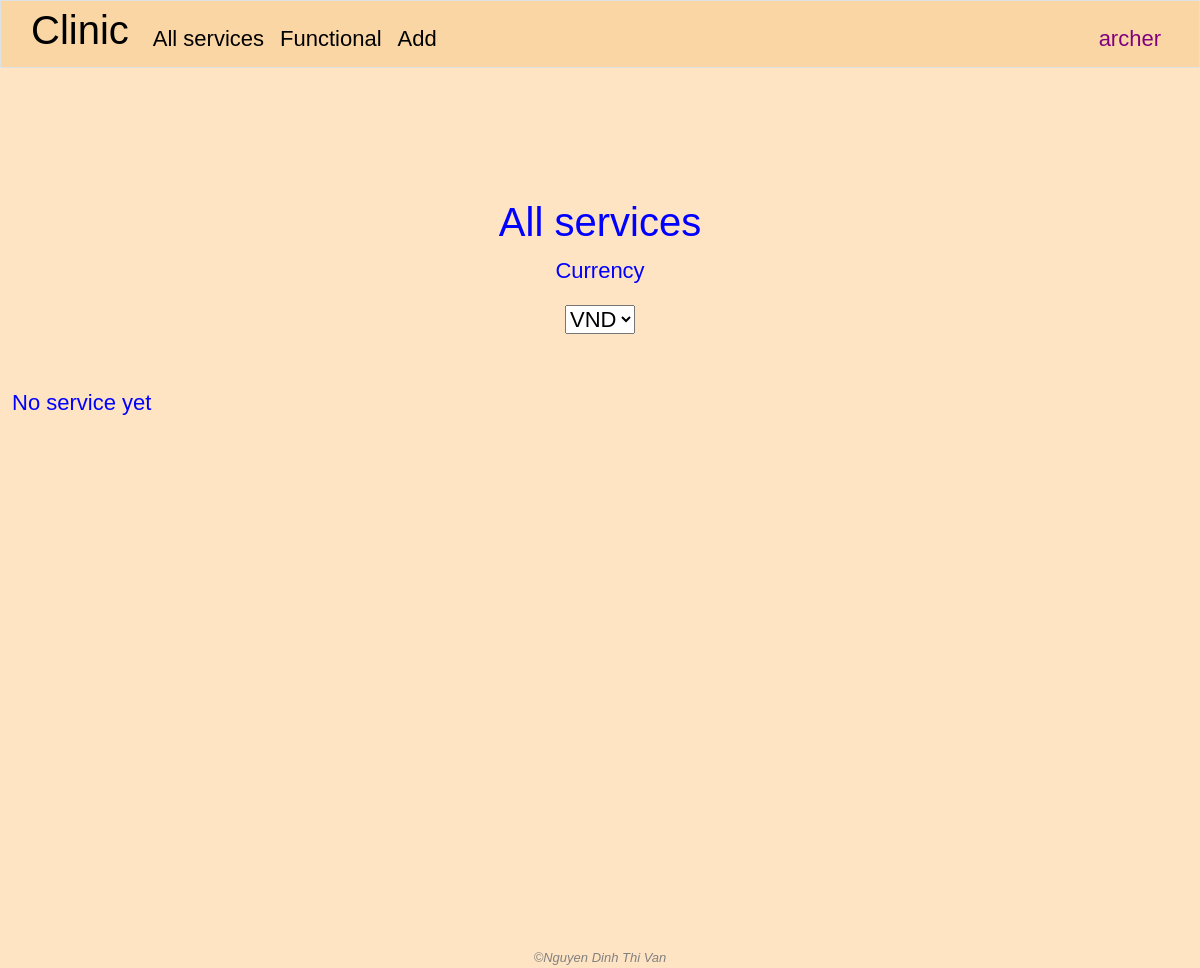
Page / (signed in) on the earlier database version.
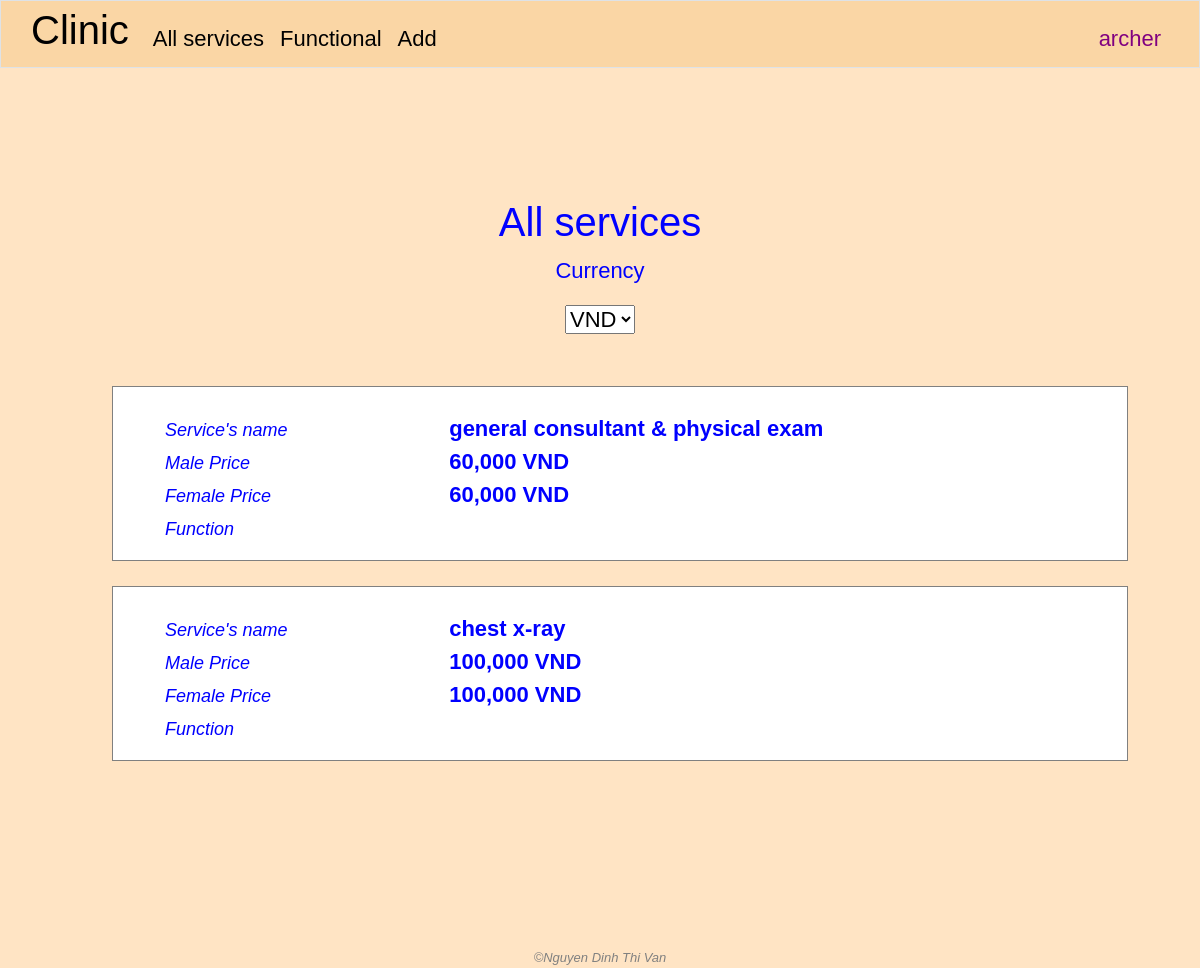
Same page on the later database version.
### clinic/models.py (models this page shows, shortened)
class Service(models.Model):
    name = models.CharField(max_length=255)
    benefit = models.TextField(blank=True)
    male_price = models.IntegerField(blank=True, null=True)
    female_price = models.IntegerField(blank=True, null=True)

### clinic/views.py (the view)
# urls.py: path('', views.index, name='index'),
@login_required
def index(request):
    yay_message = request.session.get('yay_message', '')
    nay_message = request.session.get('nay_message', '')
    request.session['yay_message'] = ''
    request.session['nay_message'] = ''
    services = Service.objects.all()
    return render(request, "clinic/index.html", {
        "yay_message": yay_message,
        "nay_message": nay_message,
        "services": services
    })

### clinic/templates/clinic/index.html (shortened to what this page needs)
{% extends "clinic/layout.html" %}
{% load static %}
{% load humanize %}
{% block main %}
    <h1 class="text-center">All services</h1>
    <div class="text-center">
        <p>Currency</p>
        <select id="currency">
            <option selected value="VND">VND</option>
        </select>
    </div>
    <div class="container" id="services-container">
        {% for service in services %}
            <div class="service-info my-service-info">
                <div class="field-name">
                    <ul class="no-bullet">
                        <li><i class="i-left">Service's name</i></li>
                        <li><i class="i-left">Male Price</i></li>
                        <li><i class="i-left">Female Price</i></li>
                        <li><i class="i-left">Function</i></li>
                    </ul>
                </div>
                <div class="field-value">
                    <ul class="no-bullet">
                        <li><strong><a>{{ service.name }}</a></strong></li>
                        <li>
                                {% if service.male_price == None %}
                                    <strong>N/A</strong>
                                {% else %}
                                    <strong class="price" data-price="{{ service.male_price }}">{{ service.male_price|intcomma }}</strong> <strong class="price-currency">VND</strong>
                                {% endif %}
                        </li>
                        <li>
                                {% if service.female_price == None %}
                                    <strong>N/A</strong>
                                {% else %}
                                    <strong class="price" data-price="{{ service.female_price }}">{{ service.female_price|intcomma }}</strong> <strong class="price-currency">VND</strong>
                                {% endif %}
                        </li>
                    </ul>
                </div>
            </div>
        {% empty %}
            <p>No service yet</p>
        {% endfor %}
    </div>
{% endblock %}

Differences in the rows shown:
added Service: name "general consultant & physical exam", male_price "60,000", female_price "60,000"
added Service: name "chest x-ray", male_price "100,000", female_price "100,000"
Other differences:
text no longer shown: "No service yet"
